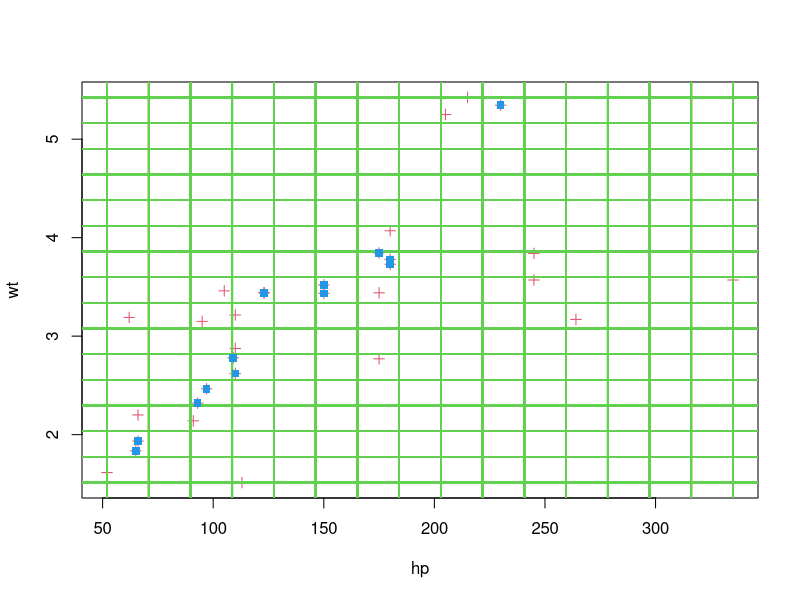

Here is the R script that generated this plot:
plotGridCell <- function(currentBounds) {
  abline(v=currentBounds["x1"], col=3, lwd=1.5)
  abline(v=currentBounds["x2"], col=3, lwd=1.5)
  abline(h=currentBounds["y1"], col=3, lwd=1.5)
  abline(h=currentBounds["y2"], col=3, lwd=1.5)
}

cell2points <- function(i,j, xGrid, yGrid, hX, hY, df) {
  currentBounds <- c(x1=xGrid[i],
                     x2=xGrid[i]+hX,
                     y1=yGrid[j],
                     y2=yGrid[j]+hY)
  
  plotGridCell(currentBounds)
  
  df[df[1]>=currentBounds["x1"] & 
         df[1]<currentBounds["x2"] & 
         df[2]>=currentBounds["y1"] & 
         df[2]<currentBounds["y2"]
       ,]
}

getPointsFreqInCell <- function(i,j, xGrid, yGrid, hX, hY, df) {
  nrow(cell2points(i,j, xGrid, yGrid, hX, hY, df))
}

# pointtocell <- function() {
#   
# }

clearOutliers <- function(df, accuracy) {

  #1. convert to frequency martix m

  # calculate step(width) for grid cell
  hX <- (max(df[,1])-min(df[,1]))/accuracy
  hY <- (max(df[,2])-min(df[,2]))/accuracy
  
  # calculate bounds for the matrix (grid cell bounds to fit data into)
  xGrid <- vector()
  yGrid <- vector()
  for (i in 1:(accuracy+1))
  {
    xGrid[i] <- min(df[,1])+(i-1)*hX  
    yGrid[i] <- min(df[,2])+(i-1)*hY  
  }

  # calculate frequency of each point in each grid cell
  freqGrid <- matrix(ncol=(accuracy+1), nrow=(accuracy+1))
  
  for (i in 1:length(xGrid))
  {
    for (j in 1:length(yGrid))
    {
      freqCurrent <- getPointsFreqInCell(i,j, xGrid, yGrid, hX, hY, df)
      freqGrid[i,j] <- freqCurrent
    }
  }#!! wrong result -> fix
  
  
  #2. divide into clusters
  
  # make a 1-dimenson vector from the freq matrix
  freqGridVector <- as.vector(freqGrid + 1)
  
  #!!!TODO: Convert vector of all values to vector of 'alias' values:
  #Ex: 1,2,1,2,3 -> 1,2,3
  
  # logarithmize the vector to point out a bigger(more important) numbers in cluster
  logd <- log(freqGridVector)
  logd[is.infinite(logd)] <- 0  
    
#   plot(freqGridVector)
#   plot(logd)
  
  #apply k-means for vector to find 2 clusters in vector
  idx = kmeans(unique(sqrt(logd+1)),2)
#   print(idx$cluster)
  # plot how kmeans clustered the points
#   plot(idx$cluster, freqGridVector)
  
  # make matrix back to see the cluster number at each point spot
  freqGridClusters <- matrix(idx$cluster,nrow = (accuracy+1),ncol = (accuracy+1))

#   levelplot(freqGrid)
#   levelplot(freqGridClusters)
  
  
  #3. calculate cell index for each point in freqGridClusters
  result_coords <- which(freqGrid != (freqGridClusters == 2), TRUE)
  
  #4. determmine which cluster consists of outliers
  result <- df
  result <- result[is.na(result[1]),]
  
  for (i in 1:nrow(result_coords)) {    
   result <- rbind(result,
     cell2points(result_coords[i,][1], result_coords[i,][2], xGrid, yGrid, hX, hY, df))
  }
  colnames(result) <- colnames(df)
      
  result
}


cdata <- mtcars[,c('hp','wt')]
#plot given data
plot(cdata, col=2, pch = 3)

cdata_wo_outliers <- clearOutliers(cdata, 15)
#5. mark outliers
points(cdata_wo_outliers, col=4, pch=15)
nrow(cdata_wo_outliers)




### Unit test: output value statistics
##
# res <- vector(); for(i in 1:100) { res <- c(res, (source('~/.active-rstudio-document', echo=TRUE))$value) }
# sum(res==31) / length(res) *100

